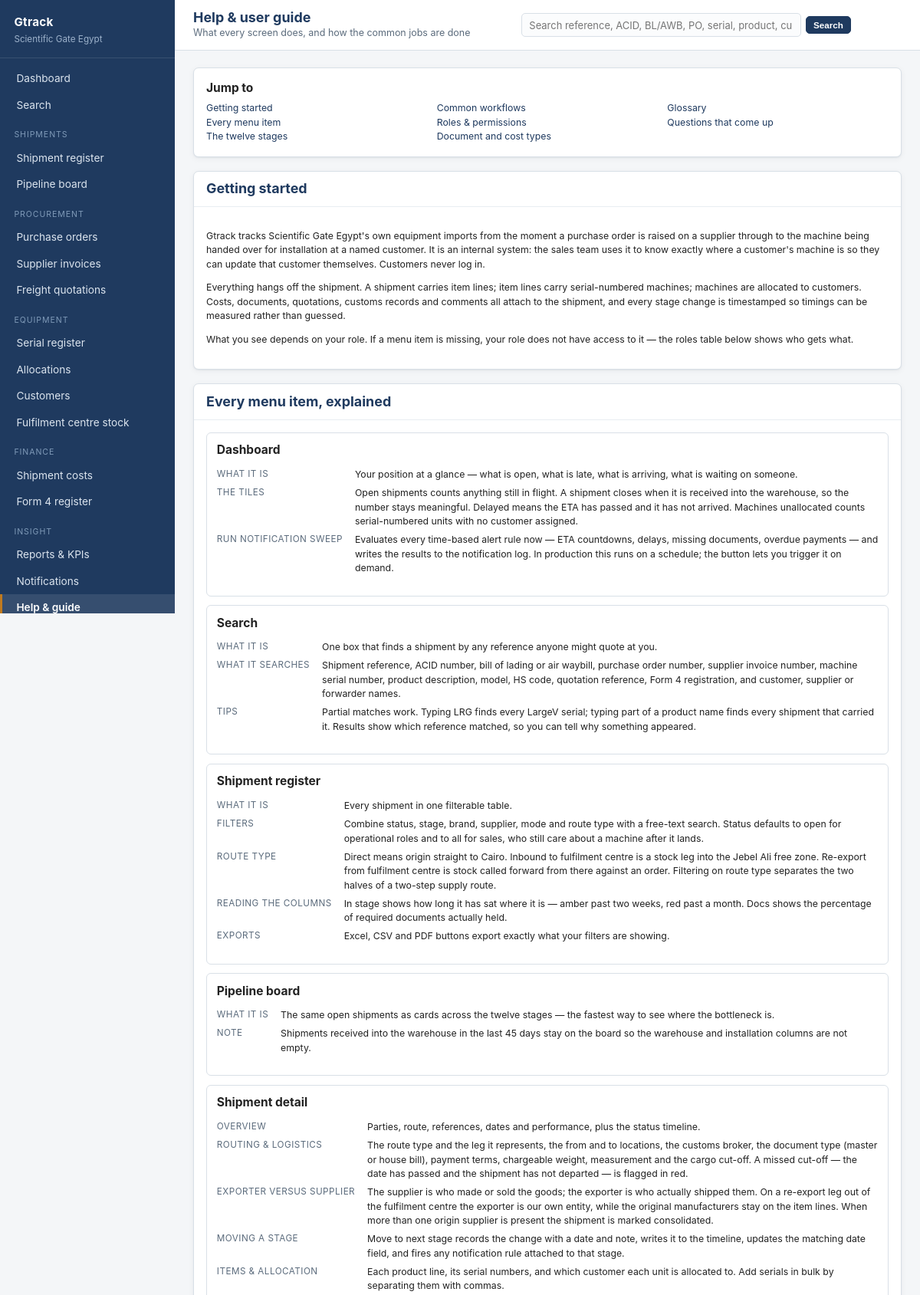
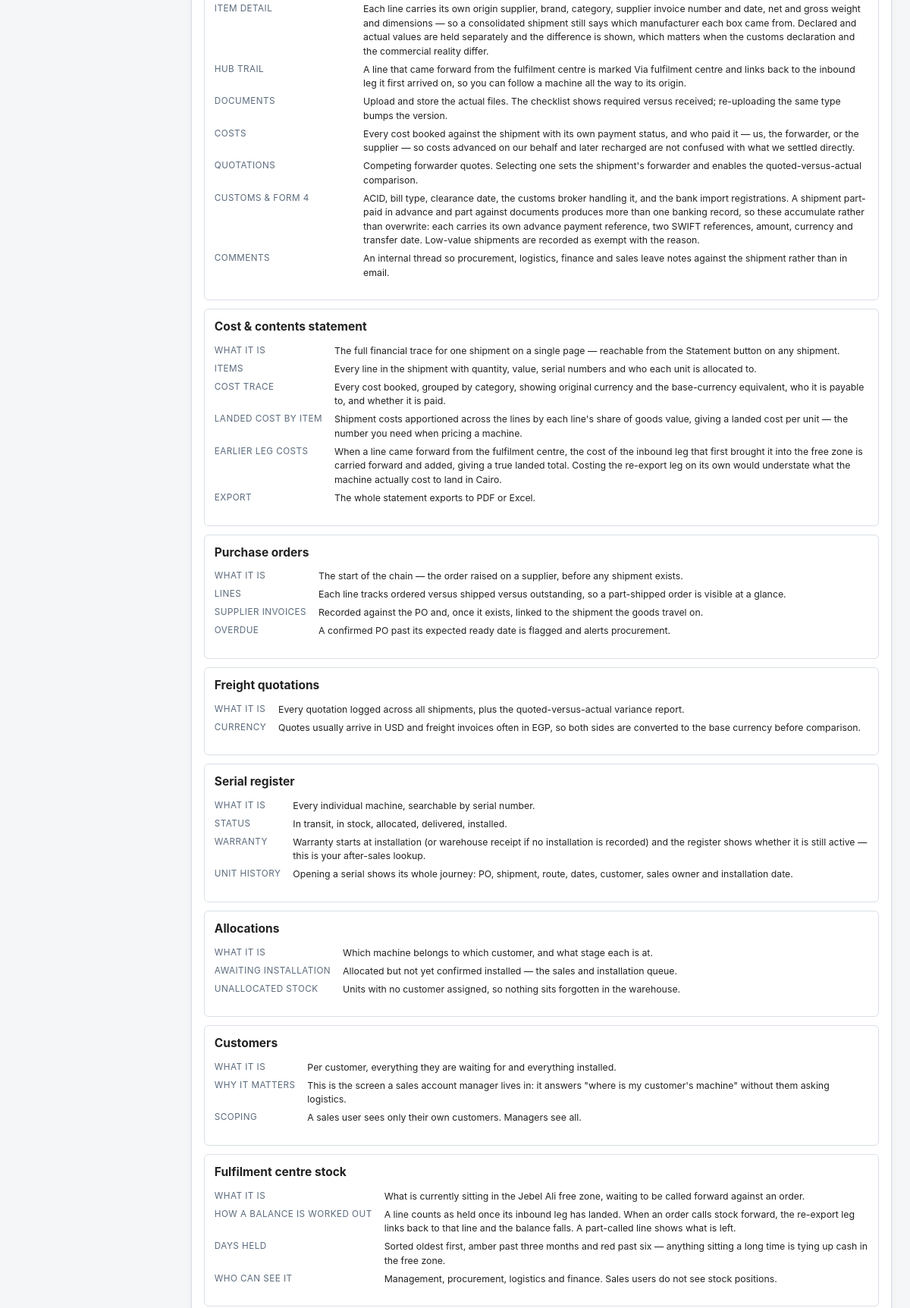
Screenshot of /help/ (signed in, upper part) with the database file from the repository (2 pictures, top to bottom).
### app/models.py (models this page shows, shortened)
class User(UserMixin, db.Model):
    __tablename__ = "users"
    id = db.Column(db.Integer, primary_key=True)
    name = db.Column(db.String(120), nullable=False)
    email = db.Column(db.String(160), unique=True, nullable=False)
    password_hash = db.Column(db.String(256))
    role_id = db.Column(db.Integer, db.ForeignKey("roles.id"))
    phone = db.Column(db.String(40))
    language = db.Column(db.String(5), default="en")   # "en" or "ar"
    is_active_flag = db.Column(db.Boolean, default=True)
    last_login = db.Column(db.DateTime)
    created_at = db.Column(db.DateTime, default=datetime.utcnow)
    role = db.relationship("Role", back_populates="users")
    customers = db.relationship("Customer", back_populates="sales_owner")
    @property
    def is_active(self):
        return bool(self.is_active_flag)
    def can(self, perm):
        return bool(self.role and self.role.has(perm))

### app/views/help.py (the view)
@bp.route("/")
@login_required
def index():
    menu_guide = [(t(title), anchor, [(t(label), t(text)) for label, text in points])
                  for title, anchor, points in MENU_GUIDE]
    workflows = [(t(title), t(text)) for title, text in WORKFLOWS]
    glossary = [(t(term), t(meaning)) for term, meaning in GLOSSARY]
    return render_template(
        "help.html",
        menu_guide=menu_guide,
        workflows=workflows,
        glossary=glossary,
        stages=[(i + 1, Stage.label(c), Stage.owner(c)) for i, c in enumerate(Stage.ORDER)],
        roles=[(code, t(name), t(description), perms)
               for code, name, description, perms in ROLE_DEFINITIONS],
        doc_types=[(code, t(label)) for code, label in DOC_TYPES],
        cost_types=[(code, t(label)) for code, label in COST_TYPES],
    )

### app/__init__.py (called while the page is built)
@login_manager.user_loader
def load_user(user_id):
    return db.session.get(User, int(user_id))

### app/i18n.py (called while the page is built)
def get_locale():
    if not has_request_context():
        return DEFAULT_LANGUAGE
    try:
        if current_user.is_authenticated and getattr(current_user, "language", None):
            if current_user.language in LANGUAGES:
                return current_user.language
    except Exception:
        pass
    lang = session.get("language")
    return lang if lang in LANGUAGES else DEFAULT_LANGUAGE

def is_rtl():
    return get_locale() in RTL_LANGUAGES

def direction():
    return "rtl" if is_rtl() else "ltr"

def t(text, **kwargs):
    if text is None:
        return ""
    lang = get_locale()
    entry = TRANSLATIONS.get(str(text))
    if entry:
        out = entry.get(lang) or entry.get("en") or text
    else:
        out = text
    if kwargs:
        try:
            out = out.format(**kwargs)
        except (KeyError, IndexError, ValueError):
            pass
    return out

### app/models.py (called while the page is built)
    @classmethod
    def label(cls, code):
        from .i18n import t
        return t(cls.LABELS.get(code, code or "—"))

    @classmethod
    def owner(cls, code):
        from .i18n import t
        return t(cls.OWNERS.get(code, "—"))

    def perm_list(self):
        return [p.strip() for p in (self.permissions or "").split(",") if p.strip()]

    def has(self, perm):
        perms = self.perm_list()
        return "*" in perms or perm in perms

    @property
    def name_label(self):
        from .i18n import t
        return t(self.role_name)

### app/templates/help.html (shortened to what this page needs)
{% extends "base.html" %}
{% block heading %}{{ t("Help & user guide") }}{% endblock %}
{% block crumb %}{{ t("What every screen does, and how the common jobs are done") }}{% endblock %}
{% block content %}
<div class="card">
  <div class="card-body">
    <div class="grid c3">
      <div>
        <h3>{{ t("Jump to") }}</h3>
        <div class="small">
          <div><a href="#start">{{ t("Getting started") }}</a></div>
          <div><a href="#menu">{{ t("Every menu item") }}</a></div>
          <div><a href="#stages">{{ t("The twelve stages") }}</a></div>
        </div>
      </div>
      <div>
        <h3>&nbsp;</h3>
        <div class="small">
          <div><a href="#workflows">{{ t("Common workflows") }}</a></div>
          <div><a href="#roles">{{ t("Roles & permissions") }}</a></div>
          <div><a href="#refs">{{ t("Document and cost types") }}</a></div>
        </div>
      </div>
      <div>
        <h3>&nbsp;</h3>
        <div class="small">
          <div><a href="#glossary">{{ t("Glossary") }}</a></div>
          <div><a href="#faq">{{ t("Questions that come up") }}</a></div>
        </div>
      </div>
    </div>
  </div>
</div>
<div id="start" class="card">
  <div class="card-head"><h2>{{ t("Getting started") }}</h2></div>
  <div class="card-body">
    <p class="small">{{ t("intro_para_1", app=app_name, org=org_name) }}</p>
    <p class="small">{{ t("intro_para_2") }}</p>
    <p class="small">{{ t("intro_para_3") }}</p>
  </div>
</div>
<div id="menu" class="card">
  <div class="card-head"><h2>{{ t("Every menu item, explained") }}</h2></div>
  <div class="card-body">
    {% for title, anchor, points in menu_guide %}
      <div style="border:1px solid var(--line);border-radius:6px;padding:.8rem;margin-bottom:.7rem">
        <h3 style="margin-bottom:.4rem">{{ title }}</h3>
        <dl class="kv">
          {% for label, text in points %}
            <dt>{{ label }}</dt><dd class="small">{{ text }}</dd>
          {% endfor %}
        </dl>
      </div>
    {% endfor %}
  </div>
</div>
{% endblock %}

### app/templates/base.html (shortened to what this page needs)
<!doctype html>
<html lang="{{ locale }}" dir="{{ direction }}">
<head>
  <link rel="stylesheet" href="{{ url_for('static', filename='style.css') }}">
</head>
<body>
<div class="shell">
  <aside class="sidebar">
    <div class="brand">
      <div class="co">{{ app_name }}</div>
      <div class="sub">{{ org_name }}</div>
    </div>
    <nav class="nav">
      <a href="{{ url_for('dashboard.index') }}" class="{{ 'active' if (request.endpoint or '') == 'dashboard.index' }}">{{ t("Dashboard") }}</a>
      <a href="{{ url_for('search.index') }}" class="{{ 'active' if (request.endpoint or '') == 'search.index' }}">{{ t("Search") }}</a>
      <div class="group">{{ t("Shipments") }}</div>
      <a href="{{ url_for('shipments.index') }}" class="{{ 'active' if (request.endpoint or '') == 'shipments.index' }}">{{ t("Shipment register") }}</a>
      <a href="{{ url_for('shipments.board') }}" class="{{ 'active' if (request.endpoint or '') == 'shipments.board' }}">{{ t("Pipeline board") }}</a>
      {% if current_user.can('view_all') %}
      <div class="group">{{ t("Procurement") }}</div>
      <a href="{{ url_for('purchase_orders.index') }}" class="{{ 'active' if 'purchase_orders' in (request.endpoint or '') }}">{{ t("Purchase orders") }}</a>
      <a href="{{ url_for('finance.invoices') }}" class="{{ 'active' if (request.endpoint or '') == 'finance.invoices' }}">{{ t("Supplier invoices") }}</a>
      <a href="{{ url_for('finance.quotations') }}" class="{{ 'active' if (request.endpoint or '') == 'finance.quotations' }}">{{ t("Freight quotations") }}</a>
      {% endif %}
      <div class="group">{{ t("Equipment") }}</div>
      <a href="{{ url_for('assets.index') }}" class="{{ 'active' if (request.endpoint or '') == 'assets.index' }}">{{ t("Serial register") }}</a>
      <a href="{{ url_for('assets.allocations') }}" class="{{ 'active' if (request.endpoint or '') == 'assets.allocations' }}">{{ t("Allocations") }}</a>
      <a href="{{ url_for('assets.customers') }}" class="{{ 'active' if (request.endpoint or '') == 'assets.customers' }}">{{ t("Customers") }}</a>
      {% if current_user.can('view_all') %}
      <a href="{{ url_for('assets.hub_stock') }}" class="{{ 'active' if (request.endpoint or '') == 'assets.hub_stock' }}">{{ t("Fulfilment centre stock") }}</a>
      {% endif %}
      {% if current_user.can('view_all') or current_user.can('edit_cost') %}
      <div class="group">{{ t("Finance") }}</div>
      <a href="{{ url_for('finance.costs') }}" class="{{ 'active' if (request.endpoint or '') == 'finance.costs' }}">{{ t("Shipment costs") }}</a>
      <a href="{{ url_for('finance.bank_registrations') }}" class="{{ 'active' if (request.endpoint or '') == 'finance.bank_registrations' }}">{{ t("Form 4 register") }}</a>
      {% endif %}
      <div class="group">{{ t("Insight") }}</div>
      {% if current_user.can('view_reports') %}
      <a href="{{ url_for('reports.index') }}" class="{{ 'active' if (request.endpoint or '') == 'reports.index' }}">{{ t("Reports & KPIs") }}</a>
      {% endif %}
      <a href="{{ url_for('admin.notifications') }}" class="{{ 'active' if (request.endpoint or '') == 'admin.notifications' }}">{{ t("Notifications") }}</a>
      <a href="{{ url_for('help.index') }}" class="{{ 'active' if (request.endpoint or '') == 'help.index' }}">{{ t("Help & guide") }}</a>
    </nav>
  </aside>
  <div class="main">
    <div class="topbar">
      <div style="min-width:0">
        <h1 style="font-size:1.12rem;margin:0">{% block heading %}{% endblock %}</h1>
        <div class="crumb">{% block crumb %}{% endblock %}</div>
      </div>
      <form method="get" action="{{ url_for('search.index') }}" class="topsearch">
        <input type="text" name="q" value="{{ request.args.get('q', '') if (request.endpoint or '') == 'search.index' }}"
               placeholder="{{ t('Search reference, ACID, BL/AWB, PO, serial, product, customer…') }}"
               aria-label="{{ t('Search') }}">
        <button class="btn sm" type="submit">{{ t("Search") }}</button>
      </form>
    </div>
    <div class="content">
      {% block content %}{% endblock %}
    </div>
  </div>
</div>
</body>
</html>

### app/static/style.css (style rules this page uses)
:root { --navy:#1f3a5f; --navy-dark:#152a45; --maroon:#8a2f2f; --olive:#4a5a3a; --amber:#c07a1f; --green:#2f7a4f; --ink:#222; --muted:#5b6b7c; --line:#d9e0e7; --line-soft:#e8edf1; --bg:#f4f6f8; --card:#fff; --radius:7px; --shadow:0 1px 2px rgba(16,32,52,.06), 0 2px 8px rgba(16,32,52,.05); }
* { box-sizing:border-box }
body { margin:0;font:14px/1.5 -apple-system,BlinkMacSystemFont,"Segoe UI",Roboto,Helvetica,Arial,sans-serif; color:var(--ink);background:var(--bg);-webkit-font-smoothing:antialiased }
a { color:var(--navy);text-decoration:none }
h1,h2,h3,h4 { margin:0 0 .5rem;line-height:1.25 }
h1 { font-size:1.5rem;color:var(--navy) }
h2 { font-size:1.12rem;color:var(--navy) }
h3 { font-size:.97rem;color:var(--ink) }
.shell { display:flex;min-height:100vh }
.sidebar { width:228px;flex:0 0 228px;background:var(--navy);color:#dbe4ee;display:flex;flex-direction:column;position:sticky;top:0;height:100vh;overflow-y:auto }
.brand { padding:1.1rem 1.15rem .9rem;border-bottom:1px solid rgba(255,255,255,.11) }
.brand .co { font-weight:700;color:#fff;font-size:.95rem;letter-spacing:.02em }
.brand .sub { font-size:.73rem;color:#9db2cb;margin-top:.15rem }
.nav { padding:.6rem 0;flex:1 }
.nav .group { font-size:.66rem;text-transform:uppercase;letter-spacing:.09em;color:#7f9ab8;padding:.85rem 1.15rem .3rem }
.nav a { display:block;padding:.44rem 1.15rem;color:#dbe4ee;font-size:.855rem;border-left:3px solid transparent }
.nav a.active { background:rgba(255,255,255,.1);border-left-color:var(--amber);color:#fff;font-weight:600 }
.main { flex:1;min-width:0;display:flex;flex-direction:column }
.topbar { background:#fff;border-bottom:1px solid var(--line);padding:.75rem 1.5rem;display:flex; align-items:center;gap:1rem;justify-content:space-between;position:sticky;top:0;z-index:20 }
.topbar .crumb { font-size:.78rem;color:var(--muted) }
.content { padding:1.35rem 1.5rem 3rem;flex:1 }
.card { background:var(--card);border:1px solid var(--line);border-radius:var(--radius); box-shadow:var(--shadow);margin-bottom:1.15rem;overflow:hidden }
.card-head { padding:.72rem 1rem;border-bottom:1px solid var(--line-soft);display:flex; align-items:center;justify-content:space-between;gap:.75rem;flex-wrap:wrap }
.card-head h2,.card-head h3 { margin:0 }
.card-body { padding:1rem }
.btn { display:inline-block;padding:.42rem .8rem;border-radius:5px;border:1px solid var(--navy); background:var(--navy);color:#fff;font-size:.8rem;font-weight:600;cursor:pointer;text-align:center }
.btn.sm { padding:.25rem .55rem;font-size:.73rem }
input[type=text],input[type=email],input[type=password],input[type=number],input[type=date], input[type=file],select,textarea { width:100%;padding:.42rem .55rem;border:1px solid var(--line);border-radius:5px;font-size:.83rem; font-family:inherit;background:#fff;color:var(--ink) }
.grid { display:grid;gap:.75rem }
.grid.c3 { grid-template-columns:repeat(3,minmax(0,1fr)) }
.small { font-size:.77rem }
.kv { display:grid;grid-template-columns:auto 1fr;gap:.35rem 1rem;font-size:.83rem }
.kv dt { color:var(--muted);font-size:.73rem;text-transform:uppercase;letter-spacing:.04em;white-space:nowrap }
.kv dd { margin:0 }
.topsearch { display:flex;gap:.4rem;align-items:center;flex:1;max-width:430px;min-width:0 }
.topsearch input { flex:1;min-width:0;padding:.38rem .6rem;font-size:.81rem; border:1px solid var(--line);border-radius:5px;background:#fbfcfd }
[id] { scroll-margin-top:84px }

### rows the page displays
User: is_active_flag+language "Dashboard", is_active_flag+language "Search", is_active_flag+language "SHIPMENTS", is_active_flag+language "Shipment register", is_active_flag+language "Pipeline board", is_active_flag+language "PROCUREMENT", is_active_flag+language "Purchase orders", is_active_flag+language "Supplier invoices", is_active_flag+language "Freight quotations", is_active_flag+language "EQUIPMENT", is_active_flag+language "Serial register", is_active_flag+language "Allocations", is_active_flag+language "Customers", is_active_flag+language "Fulfilment centre stock", is_active_flag+language "FINANCE", is_active_flag+language "Shipment costs", is_active_flag+language "Form 4 register", is_active_flag+language "INSIGHT", is_active_flag+language "Reports & KPIs", is_active_flag+language "Notifications", is_active_flag+language "Help & guide", is_active_flag+language "Help & user guide", is_active_flag+language "What every screen does, and how the common jobs are done", q "Search reference, ACID, BL/AWB, PO, serial, product, customer…", is_active_flag+language "Jump to", is_active_flag+language "Getting started", is_active_flag+language "Every menu item", is_active_flag+language "The twelve stages", is_active_flag+language "Common workflows", is_active_flag+language "Roles & permissions", is_active_flag+language "Document and cost types", is_active_flag+language "Glossary", is_active_flag+language "Questions that come up", is_active_flag+language "Gtrack tracks Scientific Gate Egypt's own equipment imports from the moment a purchase order is raised on a supplier through to the machine being handed over for installation at a named customer. It is an internal system: the sales team uses it to know exactly where a customer's machine is so they can update that customer themselves. Customers never log in.", is_active_flag+language "Everything hangs off the shipment. A shipment carries item lines; item lines carry serial-numbered machines; machines are allocated to customers. Costs, documents, quotations, customs records and comments all attach to the shipment, and every stage change is timestamped so timings can be measured rather than guessed.", is_active_flag+language "What you see depends on your role. If a menu item is missing, your role does not have access to it — the roles table below shows who gets what.", is_active_flag+language "Every menu item, explained"

### other values shown
{{ app_name }} "Gtrack"
{{ org_name }} "Scientific Gate Egypt"
{{ title }} "Dashboard" "Search" "Shipment register" "Pipeline board" "Shipment detail" "Cost & contents statement" "Purchase orders" "Freight quotations" "Serial register" "Allocations" "Customers" "Fulfilment centre stock"
{{ label }} "WHAT IT IS" "THE TILES" "RUN NOTIFICATION SWEEP" "WHAT IT IS" "WHAT IT SEARCHES" "TIPS" "WHAT IT IS" "FILTERS" "ROUTE TYPE" "READING THE COLUMNS" "EXPORTS" "WHAT IT IS" "NOTE" "OVERVIEW" "ROUTING & LOGISTICS" "EXPORTER VERSUS SUPPLIER" "MOVING A STAGE" "ITEMS & ALLOCATION" "ITEM DETAIL" "HUB TRAIL" "DOCUMENTS" "COSTS" "QUOTATIONS" "CUSTOMS & FORM 4" "COMMENTS" "WHAT IT IS" "ITEMS" "COST TRACE" "LANDED COST BY ITEM" "EARLIER LEG COSTS" "EXPORT" "WHAT IT IS" "LINES" "SUPPLIER INVOICES" "OVERDUE" "WHAT IT IS" "CURRENCY" "WHAT IT IS" "STATUS" "WARRANTY" "UNIT HISTORY" "WHAT IT IS" "AWAITING INSTALLATION" "UNALLOCATED STOCK" "WHAT IT IS" "WHY IT MATTERS" "SCOPING" "WHAT IT IS" "HOW A BALANCE IS WORKED OUT" "DAYS HELD" "WHO CAN SEE IT"
{{ text }} "Your position at a glance — what is open, what is late, what is arriving, what is waiting on someone." "One box that finds a shipment by any reference anyone might quote at you." "Every shipment in one filterable table." "Combine status, stage, brand, supplier, mode and route type with a free-text search. Status defaults to open for operational roles and to all for sales, who still care about a machine after it lands." "In stage shows how long it has sat where it is — amber past two weeks, red past a month. Docs shows the percentage of required documents actually held." "Excel, CSV and PDF buttons export exactly what your filters are showing." "The same open shipments as cards across the twelve stages — the fastest way to see where the bottleneck is." "Shipments received into the warehouse in the last 45 days stay on the board so the warehouse and installation columns are not empty." "Parties, route, references, dates and performance, plus the status timeline." "Move to next stage records the change with a date and note, writes it to the timeline, updates the matching date field, and fires any notification rule attached to that stage." "Each product line, its serial numbers, and which customer each unit is allocated to. Add serials in bulk by separating them with commas." "A line that came forward from the fulfilment centre is marked Via fulfilment centre and links back to the inbound leg it first arrived on, so you can follow a machine all the way to its origin." "Upload and store the actual files. The checklist shows required versus received; re-uploading the same type bumps the version." "Competing forwarder quotes. Selecting one sets the shipment's forwarder and enables the quoted-versus-actual comparison." "An internal thread so procurement, logistics, finance and sales leave notes against the shipment rather than in email." "The full financial trace for one shipment on a single page — reachable from the Statement button on any shipment." "Every line in the shipment with quantity, value, serial numbers and who each unit is allocated to." "Every cost booked, grouped by category, showing original currency and the base-currency equivalent, who it is payable to, and whether it is paid." "Shipment costs apportioned across the lines by each line's share of goods value, giving a landed cost per unit — the number you need when pricing a machine." "The whole statement exports to PDF or Excel." "The start of the chain — the order raised on a supplier, before any shipment exists." "Each line tracks ordered versus shipped versus outstanding, so a part-shipped order is visible at a glance." "Recorded against the PO and, once it exists, linked to the shipment the goods travel on." "A confirmed PO past its expected ready date is flagged and alerts procurement." "Every quotation logged across all shipments, plus the quoted-versus-actual variance report." "Quotes usually arrive in USD and freight invoices often in EGP, so both sides are converted to the base currency before comparison." "Every individual machine, searchable by serial number." "In transit, in stock, allocated, delivered, installed." "Warranty starts at installation (or warehouse receipt if no installation is recorded) and the register shows whether it is still active — this is your after-sales lookup." "Opening a serial shows its whole journey: PO, shipment, route, dates, customer, sales owner and installation date." "Which machine belongs to which customer, and what stage each is at." "Allocated but not yet confirmed installed — the sales and installation queue." "Units with no customer assigned, so nothing sits forgotten in the warehouse." "Per customer, everything they are waiting for and everything installed." "This is the screen a sales account manager lives in: it answers \"where is my customer's machine\" without them asking logistics." "A sales user sees only their own customers. Managers see all." "What is currently sitting in the Jebel Ali free zone, waiting to be called forward against an order." "A line counts as held once its inbound leg has landed. When an order calls stock forward, the re-export leg links back to that line and the balance falls. A part-called line shows what is left." "Sorted oldest first, amber past three months and red past six — anything sitting a long time is tying up cash in the free zone." "Management, procurement, logistics and finance. Sales users do not see stock positions."
